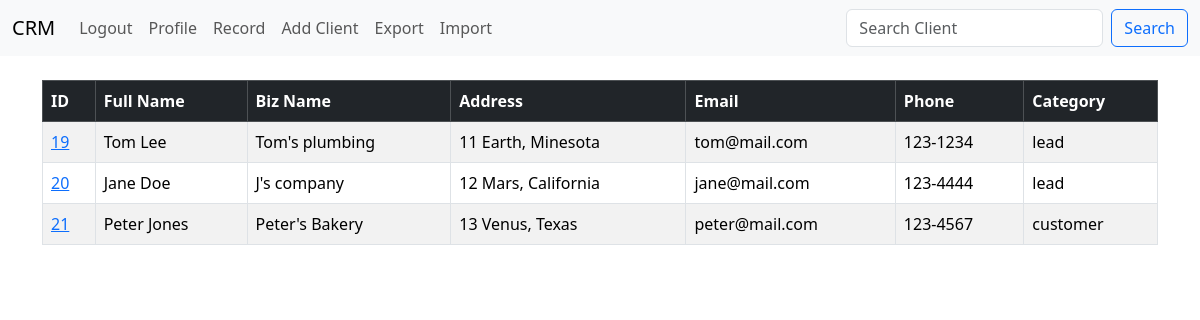
The app's page /record/ (signed in) with its own data.
### core/models.py (models this page shows, shortened)
class Record(models.Model):
    created_at = models.DateTimeField(auto_now_add=True)
    full_name = models.CharField(max_length=50)
    biz_name = models.CharField(max_length=50)
    address = models.CharField(max_length=50)
    email = models.EmailField(max_length=50)
    phone = models.CharField(max_length=50)
    category = models.CharField(max_length=50, choices=CHOICES, default="prospect")

### core/views.py (the view)
# urls.py: path('record/', views.record, name='record'),
def record(request):
    if request.user.is_authenticated:
        records = Record.objects.all()
        context = {
            'records': records,
        }
        return render(request, 'core/record.html', context)
    else:
        messages.success(request, 'You must be logged in to see this')
        return redirect('index')

### core/templates/core/record.html
{% extends 'core/base.html' %}
{% block content %}
{% if user.is_authenticated %}
<div class="container pt-4">
    <table class="table table-striped table-hover table-bordered">
        <thead class="table-dark">
          <tr>
            <th scope="col">ID</th>
            <th scope="col">Full Name</th>
            <th scope="col">Biz Name</th>
            <th scope="col">Address</th>
            <th scope="col">Email</th>
            <th scope="col">Phone</th>
            <th scope="col">Category</th>
          </tr>
        </thead>
        <tbody>
            {% if records %}
            {% for record in records %}
          <tr>
            <td><a href="{% url 'client' record.id %}">{{ record.id }}</a></td>
            <td>{{ record.full_name }}</td>
            <td>{{ record.biz_name }}</td>
            <td>{{ record.address}}</td>
            <td>{{ record.email }}</td>
            <td>{{ record.phone }}</td>
            <td>{{ record.category }}</td>
          </tr>
          {% endfor %}
          {% endif %}
        </tbody>
      </table>
  </div>
  {% endif %}
{% endblock content %}

### records on screen
Record: id "19", full_name "Tom Lee", biz_name "Tom's plumbing", address "11 Earth, Minesota", email "tom@mail.com", phone "123-1234", category "lead"
Record: id "20", full_name "Jane Doe", biz_name "J's company", address "12 Mars, California", email "jane@mail.com", phone "123-4444", category "lead"
Record: id "21", full_name "Peter Jones", biz_name "Peter's Bakery", address "13 Venus, Texas", email "peter@mail.com", phone "123-4567", category "customer"
